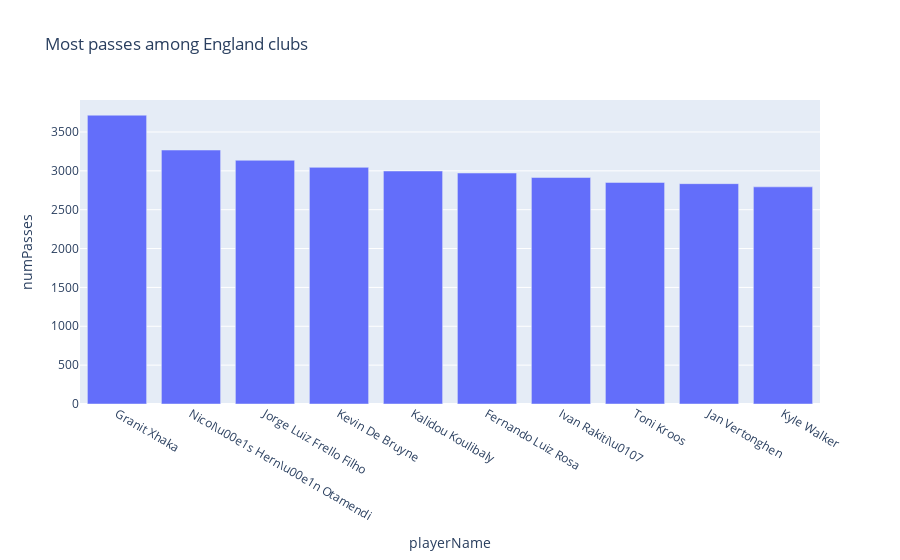

Source (notebook cell):
### Code cell
import pyspark.pandas as ps
from pyspark.sql.functions import col, desc
from pyspark.sql.types import IntegerType

df = df.withColumn("numPasses", col("numPasses").cast(IntegerType()))
top_pass_df = df.sort(desc("numPasses")).limit(10)
ps.DataFrame(top_pass_df).plot.bar(x="playerName", y="numPasses", title="Most passes among England clubs")

### Figure 1 — Plotly figure (JSON) as saved in the notebook; plotly's stock layout.template omitted (floating-point values rounded to 4 significant figures)
{"data": [{"alignmentgroup": "True", "hovertemplate": "playerName=%{x}<br>numPasses=%{y}<extra></extra>", "legendgroup": "", "marker": {"color": "#636efa", "pattern": {"shape": ""}}, "name": "", "offsetgroup": "", "orientation": "v", "showlegend": false, "textposition": "auto", "type": "bar", "x": ["Granit Xhaka", "Nicol\\u00e1s Hern\\u00e1n Otamendi", "Jorge Luiz Frello Filho", "Kevin De Bruyne", "Kalidou Koulibaly", "Fernando Luiz Rosa", "Ivan Rakiti\\u0107", "Toni Kroos", "Jan Vertonghen", "Kyle Walker"], "xaxis": "x", "y": [3716, 3268, 3136, 3045, 2998, 2972, 2914, 2851, 2835, 2794], "yaxis": "y"}], "layout": {"barmode": "relative", "legend": {"tracegroupgap": 0}, "title": {"text": "Most passes among England clubs"}, "xaxis": {"anchor": "y", "domain": [0, 1], "title": {"text": "playerName"}}, "yaxis": {"anchor": "x", "domain": [0, 1], "title": {"text": "numPasses"}}}}
